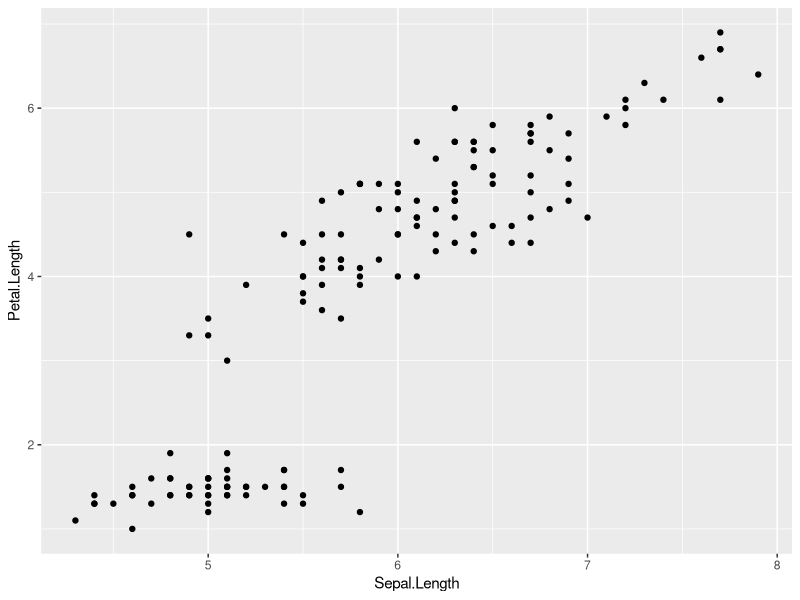
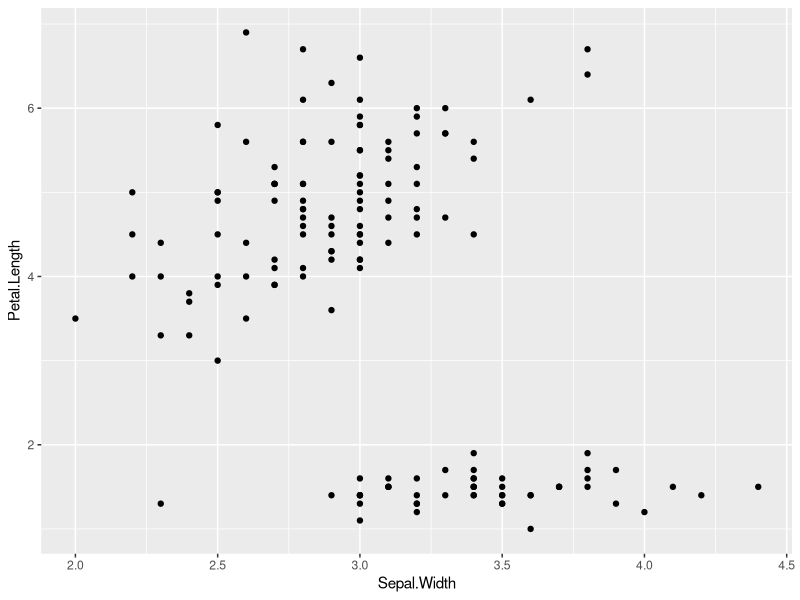
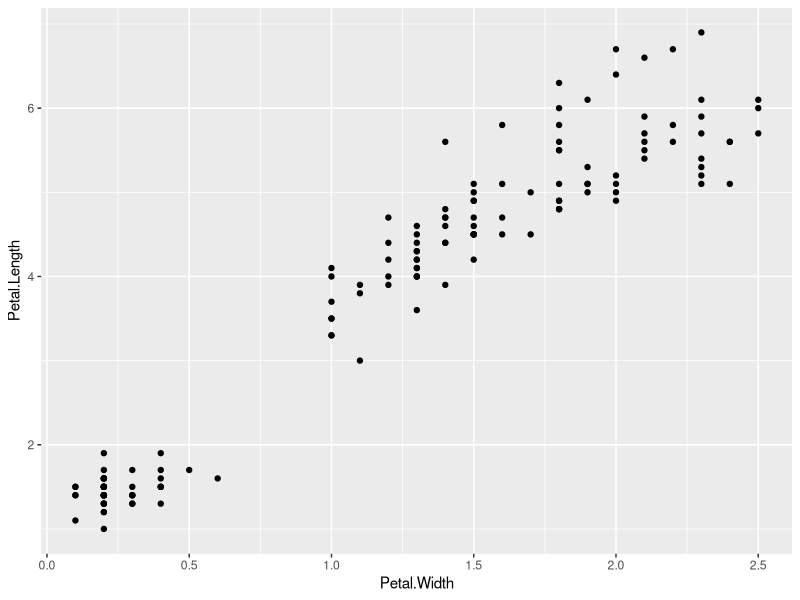

Reproduce these figures in R, in order.
## ---- chunk 1
head(iris)
## ---- chunk 2
library(ggplot2)
ggplot(iris,aes(x=Sepal.Length, y = Petal.Length))+geom_point()
ggplot(iris,aes(x=Sepal.Width, y = Petal.Length))+geom_point()
ggplot(iris,aes(x=Petal.Width, y = Petal.Length))+geom_point()
## ---- chunk 3
cor(iris$Petal.Width,iris$Petal.Length)
## ---- chunk 4
cor(iris$Sepal.Width,iris$Petal.Length)
cor(iris$Sepal.Length,iris$Petal.Length)
